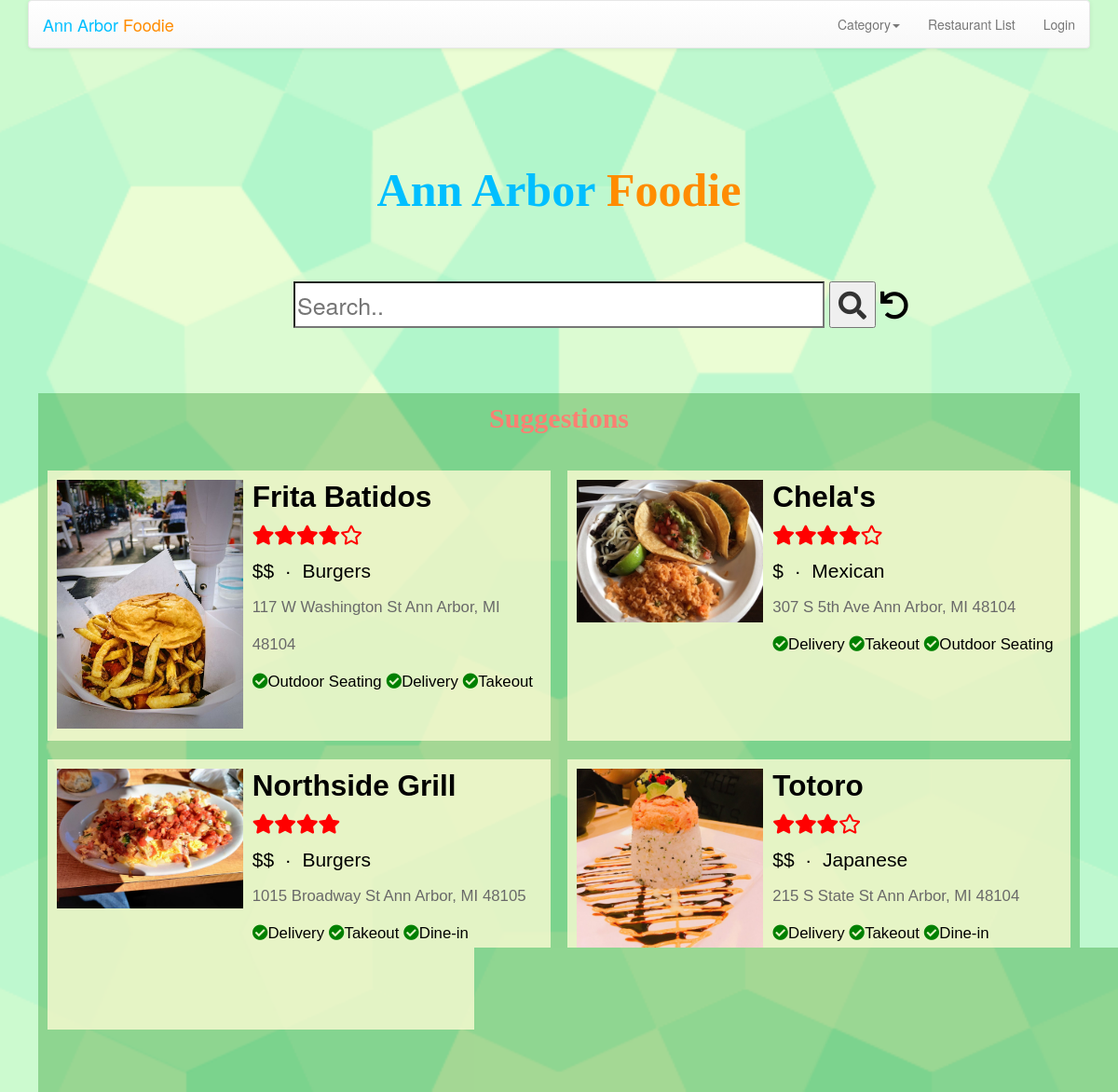
The page / on the database its author committed.
### restaurants/models.py (models this page shows, shortened)
class Restaurant(models.Model) :
    name = models.CharField(
            max_length=20,
            validators=[MinLengthValidator(2, "Name must be greater than 2 characters")]
    )
    description = models.TextField(null=True, blank=True)
    location = models.CharField(
            max_length=200,
            validators=[MinLengthValidator(2, "Location must be greater than 2 characters")],
            blank=True
    )
    owner = models.ForeignKey(settings.AUTH_USER_MODEL, on_delete=models.CASCADE)
    category = models.ForeignKey(Category, on_delete=models.SET_NULL, null=True, blank=True, related_name='sub_res')
    tag1 = models.ForeignKey(Tag, on_delete=models.SET_NULL, null=True, blank=True, related_name='tag_1')
    tag2 = models.ForeignKey(Tag, on_delete=models.SET_NULL, null=True, blank=True, related_name='tag_2')
    tag3 = models.ForeignKey(Tag, on_delete=models.SET_NULL, null=True, blank=True, related_name='tag_3')
    rating = models.IntegerField(
             validators=[MinValueValidator(0, "rating >= 0"),
             MaxValueValidator(10, "rating <= 10")])
    price = models.ForeignKey(Price, on_delete=models.SET_NULL, null=True, blank=True)
    comments = models.ManyToManyField(settings.AUTH_USER_MODEL,
        through='Comment', related_name='res_comments')
    pic1 = models.ImageField(upload_to='images/')
    pic2 = models.ImageField(upload_to='images/')
    pic3 = models.ImageField(upload_to='images/')
    favorites = models.ManyToManyField(settings.AUTH_USER_MODEL,
        through='Fav', related_name='favorite_restaurants')

class Price(models.Model) :
    value = models.CharField(
            max_length=4,
            validators=[MinLengthValidator(1, "value: $ $$ $$$ $$$$")]
    )
    def __str__(self):
        return self.value

class Category(models.Model) :
    name = models.CharField(
            max_length=200,
            validators=[MinLengthValidator(2, "name must be greater than 2 characters")]
    )
    def __str__(self):
        return self.name

class Tag(models.Model) :
    name = models.CharField(
            max_length=20,
            validators=[MinLengthValidator(2, "name must be greater than 2 characters")]
    )
    def __str__(self):
        return self.name

### home/views.py (the view)
# urls.py: path('', views.HomeView.as_view(), name='all'),
class HomeView(View):
    def get(self, request):
        suggested_res = Restaurant.objects.order_by('-rating')[:4]
        ctx = {'restaurants': suggested_res}
        return render(request, 'home/main.html', ctx)

### home/context_processors.py (called while the page is built)
def settings(request):
    return {
        'settings': django_settings,
    }

### home/templates/home/main.html (shortened to what this page needs)
{% extends "base_menu.html" %}
{% load app_tags %}
{% block content %}
<div class="background_settings"></div>
<h1>
    <span style="color:deepskyblue">Ann Arbor</span>
    <span style="color:darkorange">Foodie</span>
</h1>
<div>
    <form action="{% url 'restaurants:all' %}" class="search_container">
        <input type="text" placeholder="Search.." name="search"  class="search_block"
        >
        <button type="submit" class="button_settings"><i class="fa fa-search"></i></button>
        <a href="{% url 'home:all' %}" class="undo_settings"><i class="fa fa-undo"></i></a>
    </form>
</div>
<div class="a">
    <h2>Suggestions</h2>
    <ul class="flex-container">
        {% for res in restaurants %}
        <li class="flex-item">
            <a href="{% url 'restaurants:res_detail'  res.id %}">
                <img src="{{ res.pic1.url}}" alt="NoImage" class="img_settings">
                <p style="float:left; width:320px; padding-left:10px; padding-top:10px;">
                    <span style="font-weight:bold; font-size:1.5em;">{{res.name}}</span><br>
                    <span style="color:red;">
                    </span><br>
                    <span style="color:black;">{{res.price}}&nbsp &middot &nbsp{{res.category}}</span><br>
                    <span style="font-size:0.8em; color:dimgrey;">{{res.location}}</span><br>
                    <span style="font-size:0.8em; color:black;">
                        {% if res.tag1 %}<i class="fa fa-check-circle" aria-hidden="true" style="color:green;"></i>{{res.tag1}}{% endif %}
                        {% if res.tag2 %}<i class="fa fa-check-circle" aria-hidden="true" style="color:green;"></i>{{res.tag2}}{% endif %}
                        {% if res.tag3 %}<i class="fa fa-check-circle" aria-hidden="true" style="color:green;"></i>{{res.tag3}}{% endif %}
                    </span><br>
                </p>
            </a>
        </li>
        {% endfor %}
    </ul>
</div>
{% endblock %}

### home/templates/base_menu.html (shortened to what this page needs)
{% extends "base_bootstrap.html" %}
{% block navbar %}
{% load app_tags %}
<nav class="navbar navbar-default">
  <div class="container-fluid">
    <div class="navbar-header">
        <a class="navbar-brand" href="/">
            <span style="color:deepskyblue">Ann Arbor</span>
            <span style="color:darkorange">Foodie</span></a>
    </div>
    <ul class="nav navbar-nav navbar-right">
        <li class="dropdown">
            <a href="#" data-toggle="dropdown" class="dropdown-toggle">
                Category<b class="caret"></b>
            </a>
        </li>
        <li>
        <a href="{% url 'restaurants:all' %}">Restaurant List</a>
        </li>
        {% if user.is_authenticated %}
        <li class="dropdown">
            <a href="#" data-toggle="dropdown" class="dropdown-toggle">
                <img style="width: 25px;" src="{{ user|gravatar:60 }}"/><b class="caret"></b>
            </a>
            <ul class="dropdown-menu">
                <li><a href="{% url 'restaurants:my_fav' %}">My Favorites</a></li>
                <li><a href="{% url 'logout' %}?next={% url 'home:all' %}">Logout</a></li>
            </ul>
        </li>
        {% else %}
        <li>
        <a href="{% url 'login' %}?next={% url 'home:all' %}">Login</a>
        </li>
        {% endif %}
    </ul>
  </div>
</nav>
{% endblock %}

### home/templates/base_bootstrap.html (shortened to what this page needs)
<!DOCTYPE html>
<html>
<head>
<link rel="stylesheet"
    href="https://maxcdn.bootstrapcdn.com/bootstrap/3.4.0/css/bootstrap.min.css"
>
<link rel="stylesheet"
    href="https://maxcdn.bootstrapcdn.com/bootstrap/3.4.0/css/bootstrap-theme.min.css"
>
<link rel="stylesheet"
    href="https://code.jquery.com/ui/1.12.1/themes/ui-lightness/jquery-ui.css"
>
<link rel="stylesheet" href="https://use.fontawesome.com/releases/v5.8.1/css/all.css">
<link rel="stylesheet" href="https://use.fontawesome.com/releases/v5.8.1/css/v4-shims.css">
</head>
<body>
<div class="container">
{% block navbar %} {% endblock %}
{% block content %}
{% endblock %}
</div>
</body>
</html>

### home/templates/home/main.html (style rules this page uses)
.background_settings { position:fixed; top: 0; left: 0; width:100%; height:100%; min-width: 1000px; z-index:-10; zoom: 1; background-color: #fff; background: url(../../../../media/images/background_img.png); background-repeat: no-repeat; background-size: cover; -webkit-background-size: cover; -o-background-size: cover; background-position: center 0; }
h1 { font-weight: bold; color: #fff; font-size: 50px; font-family: Comic Sans MS, Comic Sans, cursive; display: block; text-align: center; margin-top: 2.5em; margin-bottom: 1em; }
h2 { font-weight: bold; color: #fa8072; font-size: 30px; font-family: Brush Script MT, Brush Script Std, cursive; display: block; text-align: center; margin-left: auto; margin-right: auto; padding: 10px; }
div.a { width: 98%; height: 750px; background: rgba(0, 128, 0, 0.3); margin-left: auto; margin-right: auto; margin-top: 50px; margin-bottom: 0; }
.flex-container { display: flex; flex-flow: row wrap; justify-content: space-around; padding: 0; margin: 0; list-style: none; }
.flex-item { background: rgba(250,250,210,0.8); width: 540px; height: 290px; margin-top: 20px; color: black; font-family: "Gill Sans", sans-serif; font-size: 1.5em; line-height: 180%; overflow: auto; }
.img_settings { display: block; width:200px; height:auto; float: left; margin-top: 10px; margin-left: 10px; }
a:link { color: black; }
.search_container { display: flex; flex-flow: row wrap; justify-content: space-around; padding: 0; margin: 0; list-style: none; }
.search_block { display: block; width: 50%; height: 50px; font-size: 25px; padding: auto; background-color: white; margin-left: 25%; margin-right: 5px; margin-top: 20px; margin-bottom: 20px; }
.button_settings { display: block; width:50px; height:50px; font-size: 30px; margin-left:0; margin-right:5px; margin-top: 20px; margin-bottom: 20px; }
.undo_settings { display: block; width:50px; height:50px; font-size: 30px; margin-left:0; margin-right:auto; margin-top: 20px; margin-bottom: 20px; float: left; line-height:50px; }

### rows shown on the page
Restaurant: pic1 (picture), name "Frita Batidos", price "$$", category "Burgers", location "117 W Washington St Ann Arbor, MI 48104", tag1 "Outdoor Seating", tag2 "Delivery", tag3 "Takeout"
Restaurant: pic1 (picture), name "Chela's", price "$", category "Mexican", location "307 S 5th Ave Ann Arbor, MI 48104", tag1 "Delivery", tag2 "Takeout", tag3 "Outdoor Seating"
Restaurant: pic1 (picture), name "Northside Grill", price "$$", category "Burgers", location "1015 Broadway St Ann Arbor, MI 48105", tag1 "Delivery", tag2 "Takeout", tag3 "Dine-in"
Restaurant: pic1 (picture), name "Totoro", price "$$", category "Japanese", location "215 S State St Ann Arbor, MI 48104", tag1 "Delivery", tag2 "Takeout", tag3 "Dine-in"
